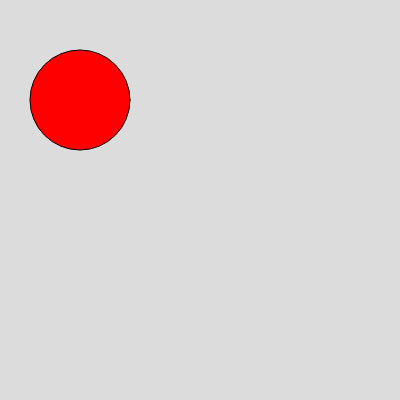
Frame 1 (no input)
Frame 60 (no input): identical to frame 1, image omitted
Frame 120 (the mouse pressed at the canvas centre since frame 60): identical to frame 1, image omitted

The p5.js sketch that drew this single still picture (run headless with seeded random() and noise() and a simulated clock; from frame 60 on, the mouse is pressed at the canvas centre):

// p5.js sketch
// ── sketch.js
function setup() {
  createCanvas(400, 400);
}

function draw() {
  background(220);
  fill(255,0,0)
  circle(80,100,100);
}
